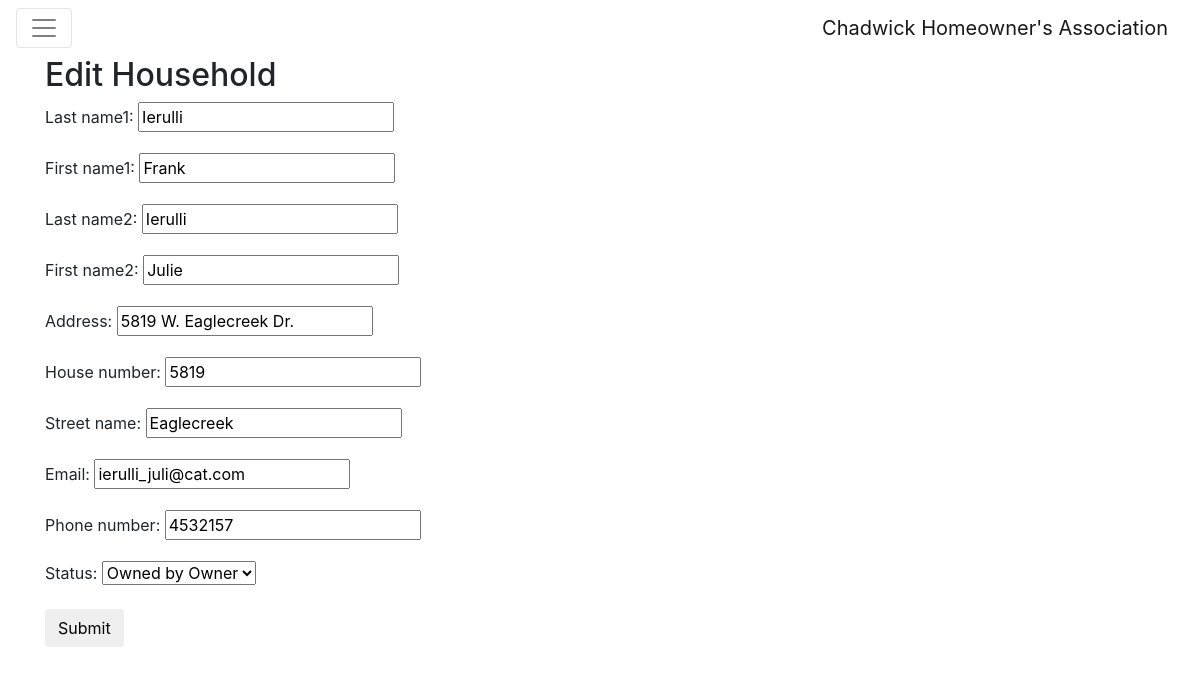
The page /edit-household/1/ on the database its author committed.
### invoice/models.py (models this page shows, shortened)
class Household(models.Model):
	HOME = (
		('OWNED', 'Owned by Owner'),
		('SALE', 'On Sale'),
		('UNKNOWN',"Unknown")
	)
	MAILSTAT = (
		('SENT', 'Sent to Agent'),
		('NOT SENT', 'Not Sent to Agent')
	)
	last_name1 = models.CharField(max_length= 50)
	first_name1 = models.CharField(max_length = 50)
	last_name2 = models.CharField(max_length= 50, null = True, blank=True)
	first_name2 = models.CharField(max_length= 50, null = True, blank = True)
	address = models.CharField(max_length = 50, unique=True)
	house_number = models.IntegerField()
	street_name = models.CharField(max_length=20)
	email = models.EmailField(max_length= 50, null=True, blank=True)
	phone_number = models.IntegerField(blank=True, null =True)
	status = models.CharField(max_length =10, choices = HOME, default = 'OWNED')
	agent_email_status = models.CharField(max_length = 20, choices = MAILSTAT, default = "NOT SENT")

### invoice/views.py (the view)
# urls.py: url(r'^edit-household/(?P<pk>\d+)/$', views.edit_household, name='edit_household'),
def edit_household(request, pk):
	household = get_object_or_404(Household, pk=pk)
	if request.method == 'POST':
		form = HouseholdForm(request.POST, instance=household)
		form.save()
		return redirect('household_list')
	else:
		form = HouseholdForm(instance=household)
	return render(request, 'invoice/edit_household.html', {'form': form})

### invoice/forms.py
class HouseholdForm(ModelForm):
	class Meta:
		model = Household
		fields = ['last_name1', 'first_name1', 'last_name2', 'first_name2', 'address', 'house_number', 'street_name', 'email', 'phone_number', 'status']

### invoice/templates/invoice/edit_household.html
{% extends 'invoice/base.html' %}
{% block content %}
    <h2>Edit Household</h2>
    <form method="POST" class="post-form" enctype=multipart/form-data>{% csrf_token %}
        {{ form.as_p }}
        <button type="submit" class="save btn btn-default">Submit</button>
    </form>
{% endblock %}

### rows shown on the page
Household: last_name1 "Ierulli", first_name1 "Frank", last_name2 "Ierulli", first_name2 "Julie", address "5819 W. Eaglecreek Dr.", house_number "5819", street_name "Eaglecreek", email "ierulli_juli@cat.com", phone_number "4532157", status "Owned by Owner"
